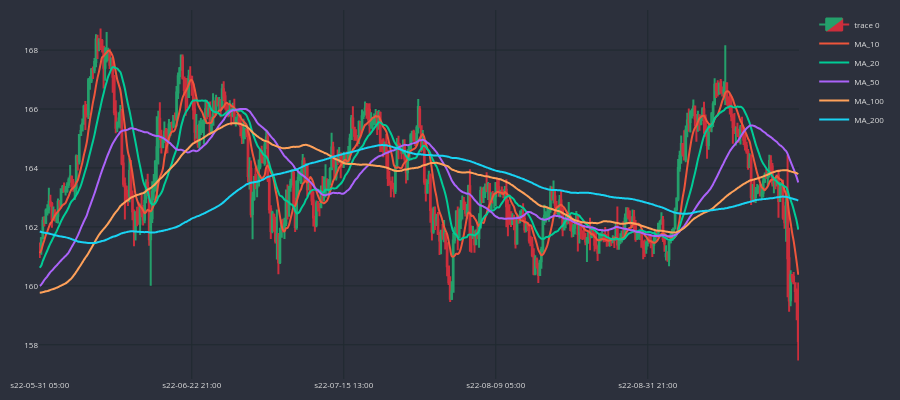

Here is the notebook cell this chart was saved with:
### Code cell
cp.show_plot(line_traces=traces)

### Figure 1 — Plotly figure (JSON) as saved in the notebook; plotly's stock layout.template omitted (floating-point values rounded to 4 significant figures; data arrays with more than 128 entries replaced by an {"elided": "..."} marker saying what was removed)
{"data": [{"close": {"elided": "500 float values"}, "decreasing": {"fillcolor": "#CC2E3C", "line": {"color": "#CC2E3C"}}, "high": {"elided": "500 float values"}, "increasing": {"fillcolor": "#24A06B", "line": {"color": "#24A06B"}}, "low": {"elided": "500 float values"}, "opacity": 1, "open": {"elided": "500 float values"}, "type": "candlestick", "x": {"elided": "500 str values"}}, {"line": {"shape": "spline", "width": 2}, "name": "MA_10", "type": "scatter", "x": {"elided": "500 str values"}, "y": {"elided": "500 float values"}}, {"line": {"shape": "spline", "width": 2}, "name": "MA_20", "type": "scatter", "x": {"elided": "500 str values"}, "y": {"elided": "500 float values"}}, {"line": {"shape": "spline", "width": 2}, "name": "MA_50", "type": "scatter", "x": {"elided": "500 str values"}, "y": {"elided": "500 float values"}}, {"line": {"shape": "spline", "width": 2}, "name": "MA_100", "type": "scatter", "x": {"elided": "500 str values"}, "y": {"elided": "500 float values"}}, {"line": {"shape": "spline", "width": 2}, "name": "MA_200", "type": "scatter", "x": {"elided": "500 str values"}, "y": {"elided": "500 float values"}}], "layout": {"font": {"color": "#e1e1e1", "size": 8}, "height": 400, "margin": {"b": 10, "l": 10, "r": 10, "t": 10}, "paper_bgcolor": "#2c303c", "plot_bgcolor": "#2c303c", "width": 900, "xaxis": {"gridcolor": "#1f292f", "nticks": 5, "rangeslider": {"visible": false}}, "yaxis": {"gridcolor": "#1f292f"}}}
